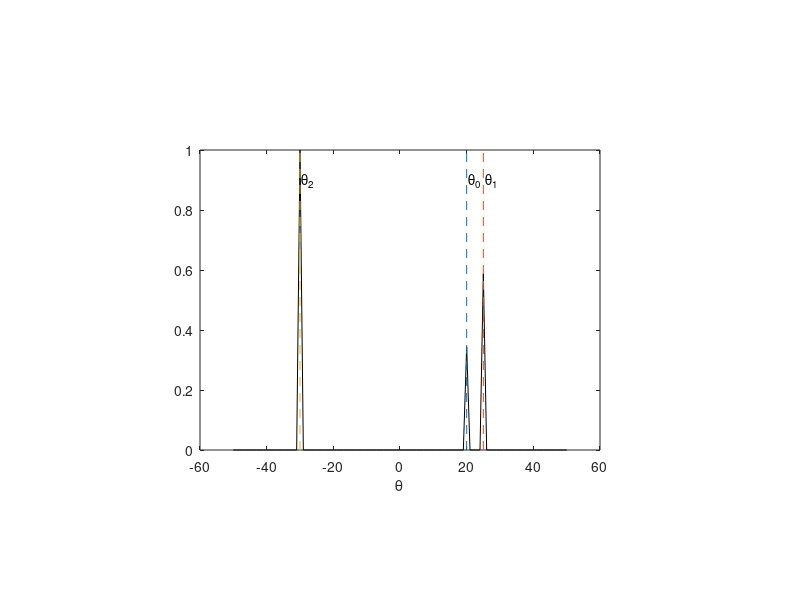

This chart was generated by the following MATLAB code:
%
% Direction of arrival based on the MUSIC method
% 
M=10;
theta0=20*pi/180;
theta1=25*pi/180;
theta2=-30*pi/180;
s0=exp(1j*pi*[0:M-1]'*sin(theta0));
s1=exp(1j*pi*[0:M-1]'*sin(theta1));
s2=exp(1j*pi*[0:M-1]'*sin(theta2));
P0=1;
P1=1;
P2=1;
sigma_nu=sqrt(0.01);
X=[];
for n=1:100
    X=[X sqrt(P0)*randn*s0+sqrt(P1)*randn*s1+sqrt(P2)*randn*s2...
        +sigma_nu*randn(M,1)];
end
R=X*X'/100;
[V,D]=eig(R);
Qnu=V(:,1:M-3);
Qs=V(:,M-2:M);
for theta=-50:50
    s=exp(1j*pi*[0:M-1]'*sin(theta*pi/180));
    vnu=Qnu'*s;
    vs=Qs'*s;
    S(theta+51)=1/(vnu'*vnu);
    %S(theta+51)=vs'*vs;
end
S=S/max(S);
figure,axes('position',[0.25 0.25 0.5 0.5])
plot([-50:50],S,'k'),hold on
plot(20*[1 1],[0 1],'--')
text(20.5,0.9,'\theta_0')
plot(25*[1 1],[0 1],'--')
text(25.5,0.9,'\theta_1')
plot(-30*[1 1],[0 1],'--')
text(-29.5,0.9,'\theta_2')
xlabel('\theta')
hold off
